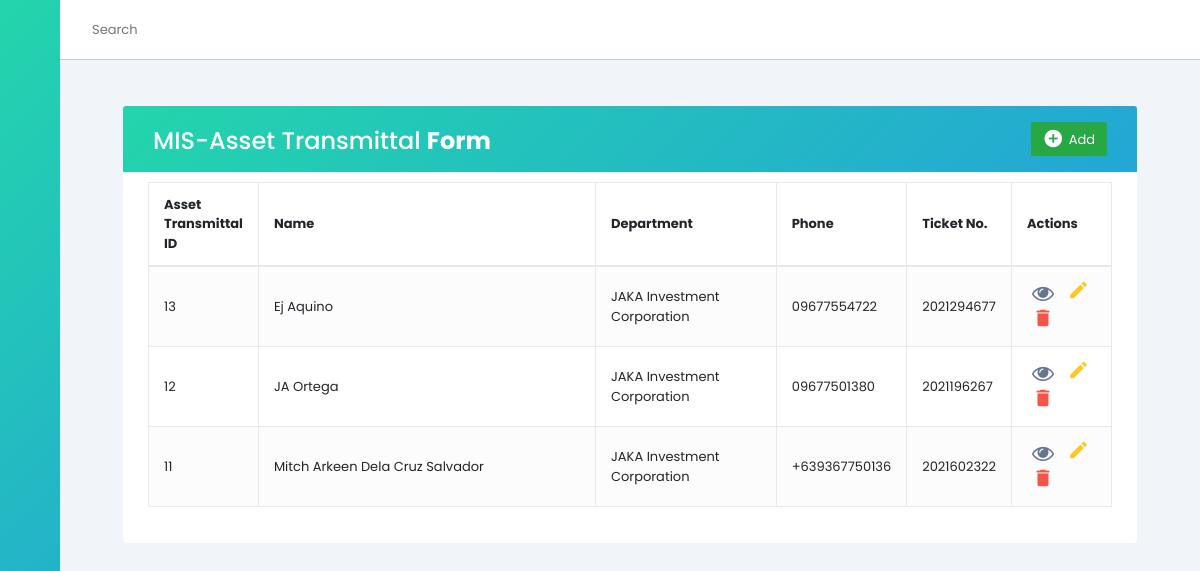
Page /transmittal.php on the committed database.
### tables this page shows
CREATE TABLE `asset_transmittal` (
  `asset_transmittal_id` int(11) NOT NULL,
  `name` varchar(50) NOT NULL,
  `company` varchar(50) NOT NULL,
  `emp_no` varchar(50) NOT NULL,
  `phone` varchar(50) NOT NULL,
  `email` varchar(50) NOT NULL,
  `checkout` varchar(50) NOT NULL,
  `deployed` varchar(50) NOT NULL,
  `fr` varchar(50) NOT NULL,
  `recipient` varchar(50) NOT NULL,
  `ticket` varchar(50) NOT NULL
);

### transmittal.php (the view, shortened to what this page needs)
<!DOCTYPE html>
<html lang="en">
<head>
  <link rel="stylesheet" href="https://cdn.jsdelivr.net/gh/lykmapipo/themify-icons@0.1.2/css/themify-icons.css">
  <link rel="stylesheet" href="https://stackpath.bootstrapcdn.com/bootstrap/4.5.0/css/bootstrap.min.css">
  <link rel="stylesheet" href="https://maxcdn.bootstrapcdn.com/font-awesome/4.7.0/css/font-awesome.min.css">
  <link rel="stylesheet" href="Style.css">
</head>
<body>
  <div class="sidebar">
    <div class="sidebar-header">
    </div>
    <div class="sidebar-menu">
      <ul>
      </ul>
    </div>
  </div>
  <div class="main-content">
    <header>
      <div class="search-wrapper">
        <input type="search" placeholder="Search">
      </div>
      <div class="social-icons">
        <div></div>
      </div>
    </header>
    <main>
      <div class="container-xl">
        <div class="table-responsive">
          <div class="table-wrapper">
            <div class="table-title">
              <div class="row">
                <div class="col-sm-6">
                  <h2>MIS-Asset Transmittal <b>Form</b></h2>
                </div>
                <div class="col-sm-6">
                  <a href="#transmittalForm" class="btn btn-success" data-toggle="modal"><i class="material-icons">&#xE147;</i> <span>Add</span></a>
                </div>
              </div>
            </div>
            <table class="table table-striped table-hover">
              <thead>
                <tr>
                  <th>Asset Transmittal ID</th>
                  <th style="width: 35%">Name</th>
                  <th>Department</th>
                  <th>Phone</th>
                  <th>Ticket No.</th>
                  <th>Actions</th>
                </tr>
              </thead>
              <tbody>
                <?php
                $host = "localhost";
                $user = "root";
                $pass = "";
                $db = "jaka";
                $conn = mysqli_connect($host, $user, $pass, $db);
                $results_per_page = 5;
                if (!isset($_GET['page'])) {
                  $page = 1;
                } else {
                  $page = $_GET['page'];
                }
                $this_page_first_result = ($page - 1) * $results_per_page;
                $sql = "SELECT * FROM asset_transmittal ORDER BY name ASC LIMIT " . $this_page_first_result . ',' . $results_per_page;
                $result = mysqli_query($conn, $sql);
                if ($result->num_rows > 0) {
                  while ($row = $result->fetch_assoc()) {
                    $userid = $row["asset_transmittal_id"];
                    $ticket = $row["ticket"];
                    $name = $row["name"];
                    $department = $row["company"];
                    $phone = $row["phone"];
                    echo "<tr>";
                    echo "<td>$userid</td>";
                    echo "<td>$name</td>";
                    echo "<td>$department</td>";
                    echo "<td>$phone</td>";
                    echo "<td>$ticket</td>";
                    echo '<td>
                    <a href="viewTransmittal.php?id=' . $userid . '&ticket=' . $ticket . '" class="add"><i class="fa" data-toggle="tooltip" title="View">&#xf06e;</i></a>
                    <a href="transmittal_final.php?id=' . $userid . '" class="edit"><i class="material-icons" data-toggle="tooltip" title="Edit">&#xE254;</i></a>
                    <a href="#deleteModal_' . $userid . '" class="delete" data-toggle="modal"><i class="material-icons" data-toggle="tooltip" title="Delete">&#xE872;</i></a>
                  </td>';
                    echo "</tr>";
                  }
                } else {
                  echo "0 results";
                }
                ?>
              </tbody>
            </table>
          </div>
        </div>
</body>
</html>
</body>
</html>

### Style.css (style rules this page uses)
:root { --main-color: linear-gradient(-45deg, #23a6d5, #23d5ab); --color-dark: #1D2231; --text-grey: #8390A2; }
* { font-family: 'Poppins', sans-serif; margin: 0; padding: 0; text-decoration: none; list-style-type: none; box-sizing: border-box; }
.sidebar { height: 100%; width: 240px; position: fixed; left: 0; top: 0; z-index: 100; background: var(--main-color); color: #fff; overflow-y: auto; transition: width 500ms; }
.sidebar-header { display: flex; justify-content: space-between; align-items: center; height: 60px; padding: 0rem 1rem; }
.sidebar-menu { padding: 1rem; }
.main-content { position: relative; margin-left: 240px; transition: margin-left 500ms; }
header { position: fixed; left: 240px; top: 0; z-index: 100; width: calc(100% - 240px); background: #fff; height: 60px; padding: 0rem 1rem; display: flex; align-items: center; justify-content: space-between; border-bottom: 1px solid #ccc; transition: left 500ms; }
.search-wrapper { display: flex; align-items: center; }
.search-wrapper input { border: 0; outline: 0; padding: 1rem; height: 38px; }
.social-icons { display: flex; align-items: center; }
.social-icons span, .social-icons div { margin-left: 1.2rem; }
.social-icons div { height: 38px; width: 38px; background-size: cover; background-repeat: no-repeat; background-image: url(img/1.jpg); border-radius: 50%; }
main { margin-top: 60px; background: #f1f5f9; min-height: 90vh; padding: 1rem 3rem; }
.table-responsive { overflow-x: auto; }
@media only screen and (max-width: 1200px) { .sidebar { width: 60px; z-index: 150; } }
@media only screen and (max-width: 1200px) { .sidebar .sidebar-header, .sidebar li { display: flex; justify-content: center; } }
@media only screen and (max-width: 1200px) { .main-content { margin-left: 60px; } }
@media only screen and (max-width: 1200px) { .main-content header { left: 60px; width: calc(100% - 60px); } }
table, th, td { border: 1px solid gray; border-collapse: collapse; }
th, td { padding: 5px; text-align: left; }

### transmittal.php (style rules this page uses)
body { color: #566787; background: #f5f5f5; font-family: 'Varela Round', sans-serif; font-size: 13px; }
.table-responsive { margin: 30px 0; }
.table-wrapper { background: #fff; padding: 20px 25px; border-radius: 3px; min-width: 1000px; box-shadow: 0 1px 1px rgba(0, 0, 0, .05); }
.table-title { padding-bottom: 15px; background: linear-gradient(-45deg, #23a6d5, #23d5ab); color: #fff; padding: 16px 30px; min-width: 100%; margin: -20px -25px 10px; border-radius: 3px 3px 0 0; }
.table-title h2 { margin: 5px 0 0; font-size: 24px; }
.table-title .btn { color: #fff; float: right; font-size: 13px; border: none; min-width: 50px; border-radius: 2px; border: none; outline: none !important; margin-left: 10px; }
.table-title .btn i { float: left; font-size: 21px; margin-right: 5px; }
.table-title .btn span { float: left; margin-top: 2px; }
table.table tr th, table.table tr td { border-color: #e9e9e9; padding: 12px 15px; vertical-align: middle; }
table.table tr th:first-child { width: 60px; }
table.table tr th:last-child { width: 100px; }
table.table-striped tbody tr:nth-of-type(odd) { background-color: #fcfcfc; }
table.table td:last-child i { opacity: 0.9; font-size: 22px; margin: 0 5px; }
table.table td a { font-weight: bold; color: #566787; display: inline-block; text-decoration: none; outline: none !important; }
table.table td a.edit { color: #FFC107; }
table.table td a.delete { color: #F44336; }
table.table td i { font-size: 19px; }

### rows in the picture
asset_transmittal: asset_transmittal_id "13", name "Ej Aquino", company "JAKA Investment Corporation", phone "09677554722", ticket "2021294677"
asset_transmittal: asset_transmittal_id "12", name "JA Ortega", company "JAKA Investment Corporation", phone "09677501380", ticket "2021196267"
asset_transmittal: asset_transmittal_id "11", name "Mitch Arkeen Dela Cruz Salvador", company "JAKA Investment Corporation", phone "+639367750136", ticket "2021602322"
